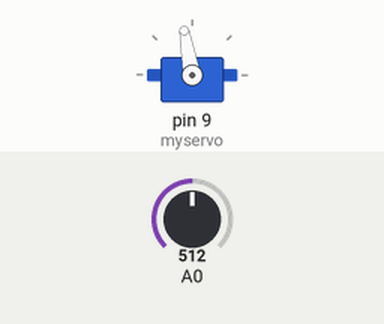
Simulated run of this sketch. Board: Arduino Uno, built with avr-gcc and run on an emulated ATmega328P. Shown: servo. The test bench sets the inputs (shaded band); at power-on: A0 = 512. What the sketch prints to the serial monitor is not drawn.

Above: at 1.2 s.
1.3 s: A0 set to 716
At 2.5 s:
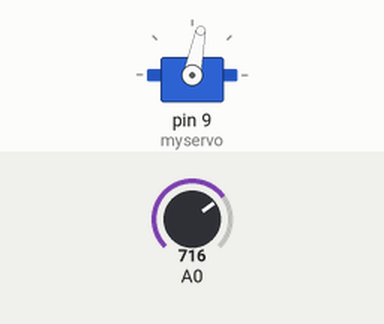
2.8 s: A0 set to 110
At 3.6 s:
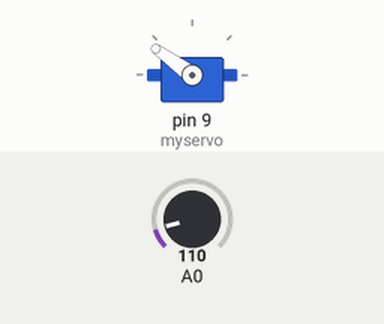
4.3 s: A0 set to 90
At 4.8 s:
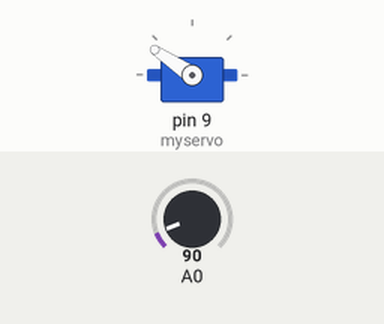
7.3 s: A0 set to 306
At 8.2 s:
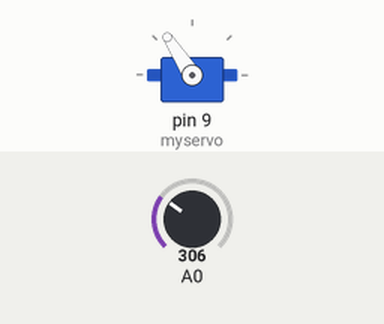
8.8 s: A0 set to 1023
At 9.4 s:
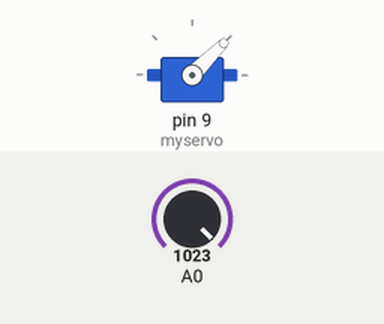
Timing chart, 0 to 11.3 s (numbered marks = the images above; inputs shaded):
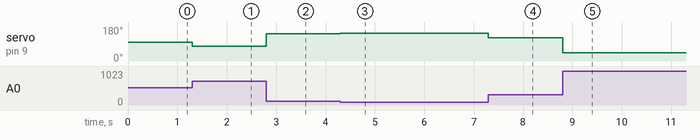

The sketch:

Arduino_Dec10_8_25_PM.ino
```cpp
#include <Servo.h>

//Citation: some material relating to writing the servo position was taken from the "Servo Sweep" script supplied by Arduino in their “Examples” library

Servo myservo;  // creating servo object to control a servo

int pos = 0;    // declare a variable to store the servo's position
int numbeats; //varible to count how many times the heart has beat
int bpm; //variable to hold the beats per minute of the heart
int threshold = 500;
int detection; //detects if there is a finger on the sensor, the value is 0 if there is not, and 1 is there is
int beatPeriod = 500; // (in milliseconds) presumably there is no human with a bpm lower than 30 so setting the beat Period to around 0.5 seconds seems sufficent
int timebetweenbeats;
int sensor;
int state; //binary variable to hold a state
int bpmArray[4];
long sum = 0;
int i;
int bpmAvg;
int pointer;


void setup() {
  Serial.begin(38400); //change to 38400
  myservo.attach(9);  // attaches the servo on pin 9 to the servo object
  pinMode(A0, INPUT);
  millis();
  numbeats = 0; //reset all statistics
  bpm = 0;
  detection = 0;
  pointer = 0;
}


void loop() {
  long tlastbeat;

  sensor = analogRead(A0);

  myservo.write(map(sensor, 0, 1023, 155, 45)); //Write the servo to the angle that corresponds to the sensor value

  if ((sensor > threshold) && (millis()-tlastbeat > beatPeriod)){
    if (detection == 1){
        timebetweenbeats = millis() - tlastbeat;
    }
    tlastbeat = millis();
    numbeats++;
  }
  if (numbeats <= 15 || (millis() - tlastbeat) > 10000){
    detection = 0;
    state = 0;
  }
  else if (numbeats >=15 && state == 0){
    detection = 1;
  }
  if (state = 1 && (millis() - tlastbeat) > 10000){
    state = 0;
    numbeats = 0;
  }
  if (detection == 1){
   bpm = (((float) 1 / timebetweenbeats)  * 1000 * 60); //Calculating the bpm using the time elapsed between beats
   bpmAvg = MovingAverage(bpm); //Compute the moving average of our bpm array for a more accurate value for the user
  }

  //Now send all the data collected during this loop to processing
  Serial.print(sensor);   //Send the sensor data to processing
  Serial.print("\t");
  Serial.print(detection); //Send the binary detection data to processing (0 if it detects no one, 1 if it detects someone)
  Serial.print("\t");
  Serial.print(bpmAvg); //Send the bpm data to processing
  Serial.println("\t");
}


//Function definition to compute the moving average of the beats per minute
int MovingAverage (int bpm){
  bpmArray[pointer] = bpm; //store the sensor sample in the array
  pointer++;
  pointer = pointer % 4; //set the range of the pointer from 0 to 15

  sum = 0;
  for (i = 0; i < 4; i++){
    sum = sum + bpmArray[i];
  }
  return (int) sum/4; // sum << 3 or just sum/8 would work
  }
```

Measured:
- after the input at 1.3 s, servo on pin 9 (myservo): 100° → 79° at once
- after the input at 2.8 s, servo on pin 9 (myservo): 79° → 144° at once
- after the input at 4.3 s, servo on pin 9 (myservo): 144° → 146° at once
- after the input at 7.3 s, servo on pin 9 (myservo): 146° → 123° at once
- after the input at 8.8 s, servo on pin 9 (myservo): 123° → 45° at once
